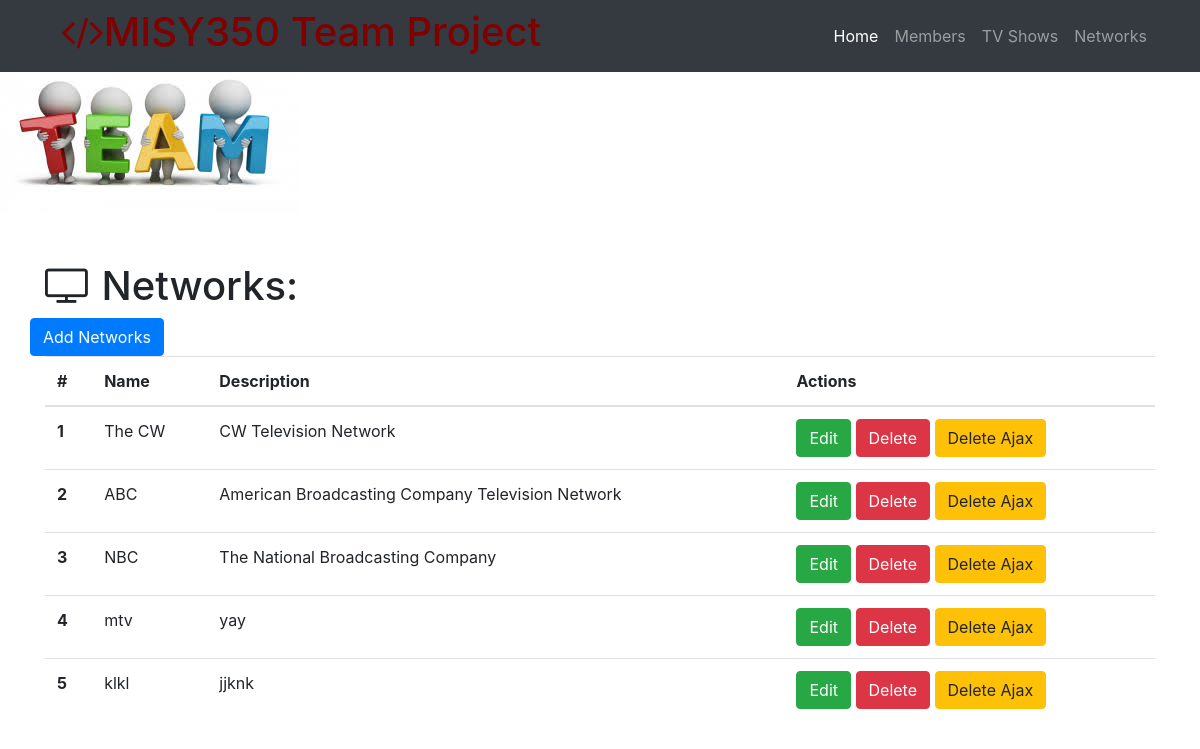
/networks, run on an earlier commit of the app's database.
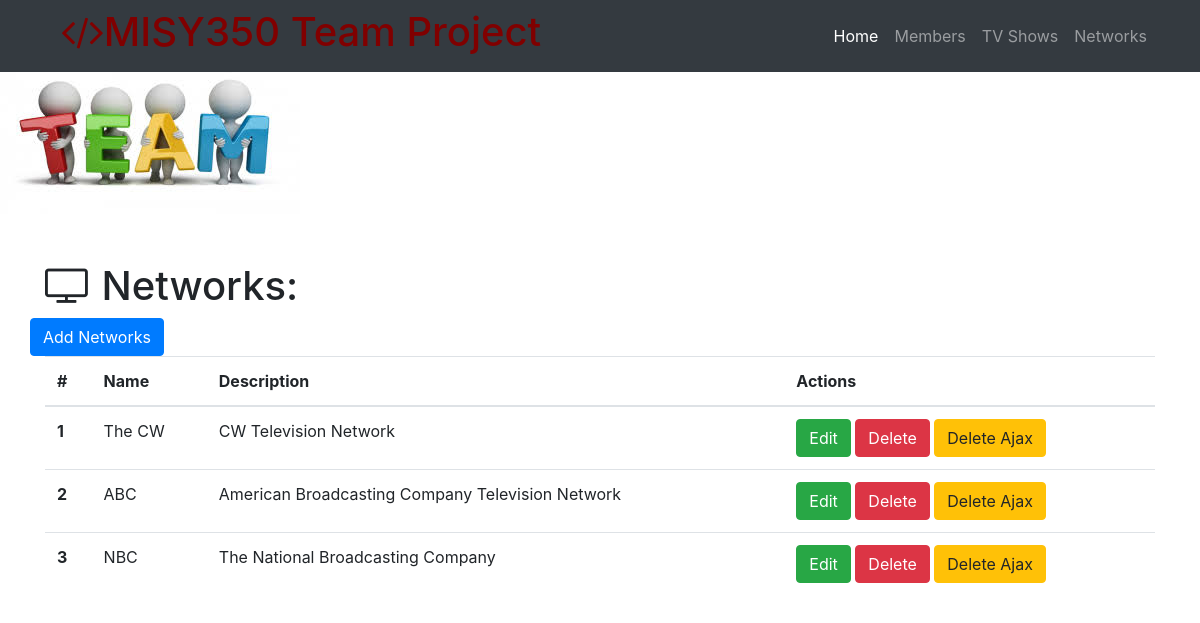
And on a later commit of the database.
### project.py (models this page shows)
class Network(db.Model):
    __tablename__ = 'networks'
    id = db.Column(db.Integer, primary_key=True)
    name = db.Column(db.String(64))
    description = db.Column(db.Text)
    shows = db.relationship('Show', backref='network', cascade='delete')

### project.py (the view)
@app.route('/networks')
def networks_page():
    networks = Network.query.all()
    return render_template('network-all.html', networks=networks)

### templates/network-all.html (shortened to what this page needs)
{% extends "home-page.html"%}
{% block page_content%}
  <div class="container">
    <h1 class="mt-5"><i class="fa fa-television" aria-hidden="true"></i> Networks:</h1>
    <div class="row bottom-margin">
      <a href="/network/add" class="btn btn-primary" role="button" aria-disabled="true">Add Networks</a>
    </div>
    {% if networks %}
      <table class="table">
        <thead>
          <tr>
            <th>#</th>
            <th>Name</th>
            <th>Description</th>
            <th>Actions</th>
          </tr>
        </thead>
        <tbody>
          {% for network in networks %}
          <tr>
              <th scope="row">{{network.id}}</th>
              <td>{{network.name}}</td>
              <td>{{network.description}}</td>
          <td>
              <a href="/network/edit/{{network.id}}" class="btn btn-success" role="button">Edit</a>
              <a href="/network/delete/{{network.id}}" class="btn btn-danger" role="button">Delete</a>
              <button class="btn btn-warning delete_ajax_btn" role="button" data-network-id="{{network.id}}">Delete Ajax</button>
          </td>
          </tr>
          {% endfor%}
        </tbody>
      </table>
    {% else %}
      <h3>there are no networks in the database yet.</h3>
    {% endif %}
  </div>
  {% endblock%}

What changed in the data, as far as the page shows it:
removed Network: id "4", name "mtv", description "yay"
removed Network: id "5", name "klkl", description "jjknk"
